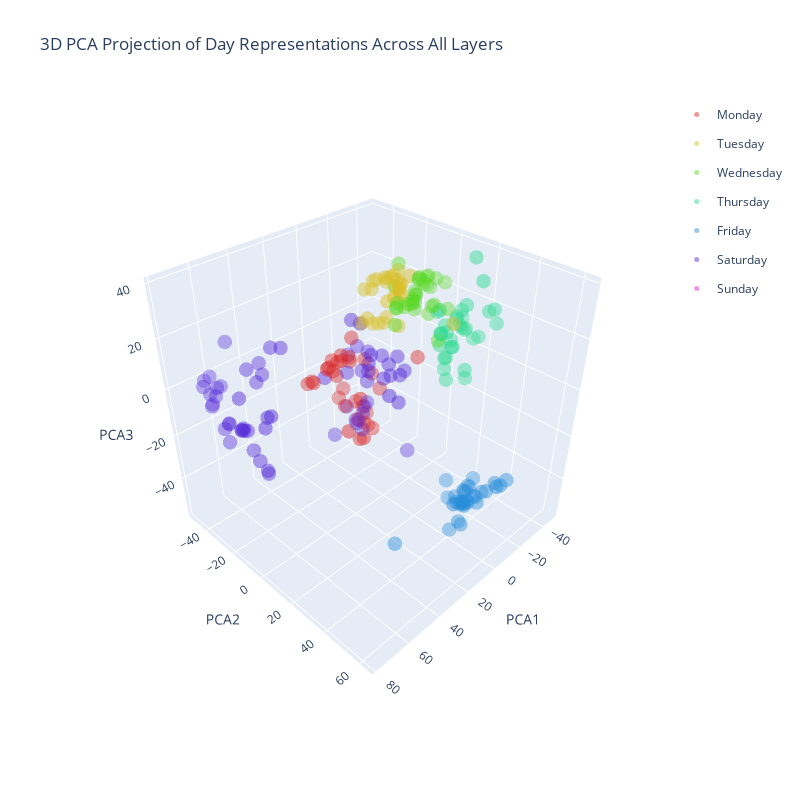

Notebook cell for this chart:
### Code cell
def plot_pca_from_df(df):
    num_layers = df['Layer'].nunique()
    entries = df['Entry'].unique()
    
    # Generate colors dynamically based on number of entries
    n_colors = len(entries)
    colors = [f'hsl({h},70%,50%)' for h in np.linspace(0, 360, n_colors, endpoint=False)]
    
    # Create single plot
    fig = go.Figure()
    
    # Plot each layer
    for layer_num in range(num_layers):
        layer_data = df[df['Layer'] == layer_num]
        
        for entry, color in zip(entries, colors):
            entry_data = layer_data[layer_data['Entry'] == entry]
            # Scale opacity based on cumulative variance (0.2-0.9 range)
            opacity = 0.2 + (0.7 * (1 - entry_data['Cumulative_var'].iloc[0]/100))
            fig.add_trace(
                go.Scatter3d(
                    x=[entry_data['PCA1'].iloc[0]],
                    y=[entry_data['PCA2'].iloc[0]],
                    z=[entry_data['PCA3'].iloc[0]],
                    mode='markers',
                    marker=dict(color=color, size=5, opacity=opacity),
                    name=entry,  # Use entry as the name for legend grouping
                    legendgroup=entry,  # Group by entry for filtering
                    showlegend=(layer_num == 0)  # Only show in legend for first layer
                )
            )

    # Update layout
    fig.update_layout(
        height=800,
        width=800,
        title_text="3D PCA Projection of Day Representations Across All Layers",
        scene=dict(
            xaxis_title="PCA1",
            yaxis_title="PCA2", 
            zaxis_title="PCA3",
            aspectmode='cube',
            camera=dict(
                up=dict(x=0, y=0, z=1),
                center=dict(x=0, y=0, z=0),
                eye=dict(x=1.5, y=1.5, z=1.5)
            )
        ),
        showlegend=True,
    )
    
    fig.show()

# Use the function
plot_pca_from_df(df_aligned)
